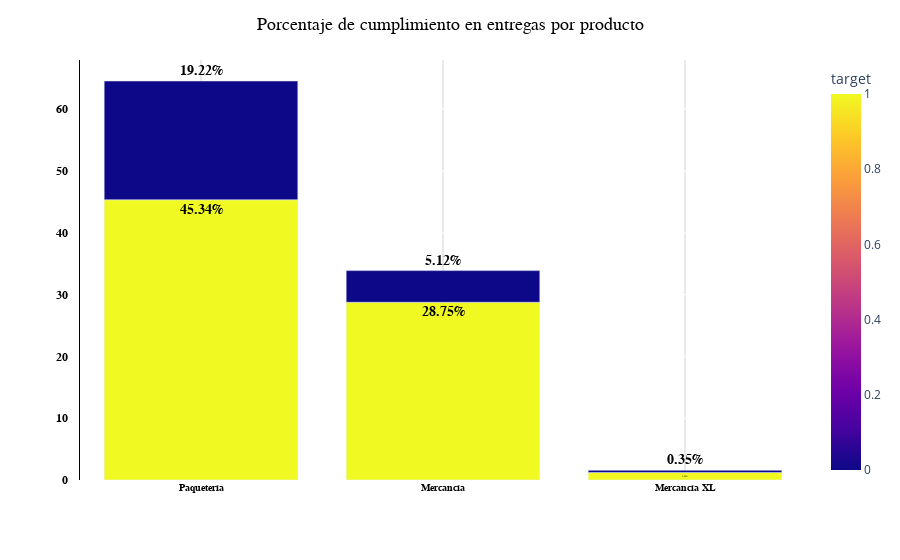

Notebook code for this chart:
### Markdown cell above
Ahora si, ¿Cuáles son los tipos de productos que se entregan con mayor puntualidad?

### Code cell
puntualidad = entregas.groupby(by=['Producto','target'],observed=False).agg(
    count_puntual = ('target','count')
).reset_index()
puntualidad['Porcentaje'] = (puntualidad['count_puntual']/puntualidad['count_puntual'].sum())*100
puntualidad = puntualidad.sort_values(
    by='Porcentaje',  # Columna por la que ordenar
    ascending=False   # Orden descendente (de mayor a menor)
).reset_index(drop=True)

fig = crear_barplot_personalizado(puntualidad, 
                                  x='Producto', 
                                  y='Porcentaje', 
                                  color='target',
                                  decimales ='%{y:.2f}%',
                                  titulo='Porcentaje de cumplimiento en entregas por producto')
fig.show()

### Figure 1 — Plotly figure (JSON) as saved in the notebook; plotly's stock layout.template omitted (floating-point values rounded to 4 significant figures)
{"data": [{"hovertemplate": " =%{x}<br>Porcentaje=%{text}<br>target=%{marker.color}<extra></extra>", "legendgroup": "", "marker": {"color": [1, 1, 0, 0, 1, 0], "coloraxis": "coloraxis", "pattern": {"shape": ""}}, "name": "", "orientation": "v", "showlegend": false, "text": [45.34, 28.75, 19.22, 5.122, 1.218, 0.3546], "textfont": {"color": "black", "family": "Arial", "size": 14, "weight": "bold"}, "textposition": "outside", "texttemplate": "%{y:.2f}%", "type": "bar", "x": ["Paquetería", "Mercancía", "Paquetería", "Mercancía", "Mercancía XL", "Mercancía XL"], "xaxis": "x", "y": [45.34, 28.75, 19.22, 5.122, 1.218, 0.3546], "yaxis": "y"}], "layout": {"bargap": 0.2, "barmode": "stack", "coloraxis": {"colorbar": {"title": {"text": "target"}}, "colorscale": [[0, "#0d0887"], [0.1111, "#46039f"], [0.2222, "#7201a8"], [0.3333, "#9c179e"], [0.4444, "#bd3786"], [0.5556, "#d8576b"], [0.6667, "#ed7953"], [0.7778, "#fb9f3a"], [0.8889, "#fdca26"], [1, "#f0f921"]]}, "hoverlabel": {"bgcolor": "white", "font": {"family": "Arial", "size": 12}}, "legend": {"font": {"size": 10}, "orientation": "h", "tracegroupgap": 0, "x": 0.5, "xanchor": "center", "y": 1.05, "yanchor": "bottom"}, "margin": {"t": 60}, "paper_bgcolor": "white", "plot_bgcolor": "white", "showlegend": true, "title": {"font": {"color": "black", "family": "Arial", "size": 18}, "text": "Porcentaje de cumplimiento en entregas por producto", "x": 0.5}, "xaxis": {"anchor": "y", "domain": [0, 1], "gridcolor": "lightgrey", "showgrid": true, "tickfont": {"color": "black", "family": "Arial", "size": 10, "weight": "bold"}, "title": {"font": {"color": "black", "family": "Arial", "size": 14}, "text": " "}, "zerolinecolor": "lightgrey"}, "yaxis": {"anchor": "x", "automargin": true, "autorange": true, "domain": [0, 1], "linecolor": "black", "showline": true, "tickfont": {"color": "black", "family": "Arial", "size": 12, "weight": "bold"}, "ticklen": 10, "ticksuffix": "   ", "title": {"text": ""}}}}
